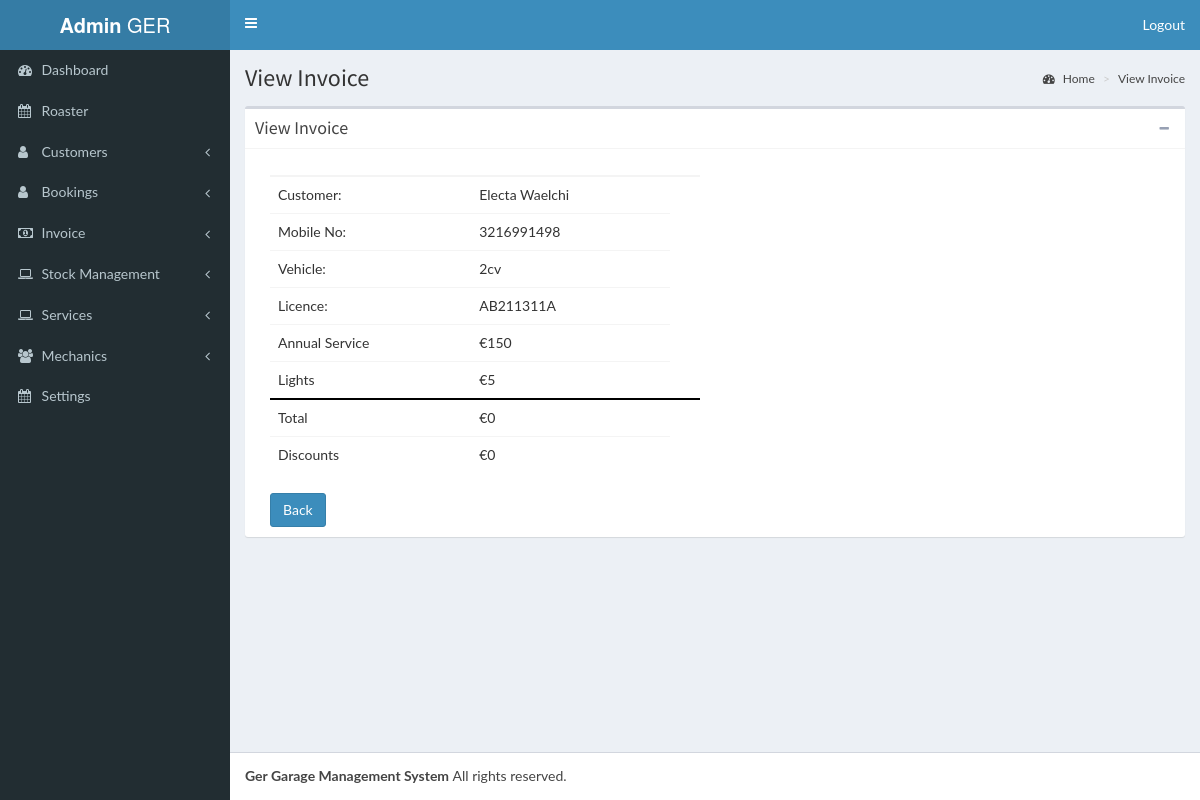
/admin/view-invoice.php?invoiceid=1 (signed in), run on the app's committed database.
### tables this page shows
CREATE TABLE `customer` (
  `customer_id` int(11) NOT NULL,
  `first_name` varchar(12) NOT NULL,
  `last_name` varchar(12) NOT NULL,
  `street` varchar(20) NOT NULL,
  `postal_code` varchar(100) NOT NULL,
  `state` varchar(100) NOT NULL,
  `city` varchar(100) NOT NULL,
  `country` varchar(100) NOT NULL,
  `email` varchar(30) NOT NULL,
  `phone` varchar(60) NOT NULL,
  `username` varchar(20) NOT NULL,
  `password` varchar(255) NOT NULL
);

CREATE TABLE `vehicle` (
  `vehicle_id` int(11) NOT NULL,
  `vehicle_name` varchar(20) NOT NULL,
  `license_no` varchar(100) NOT NULL,
  `engine_type` varchar(20) NOT NULL,
  `make` varchar(255) NOT NULL,
  `model_year` int(4) NOT NULL,
  `vehicle_type` varchar(20) NOT NULL,
  `customer_id_fk` int(11) NOT NULL
);

CREATE TABLE `service` (
  `service_id` int(11) NOT NULL,
  `name` varchar(30) NOT NULL,
  `cost` int(10) NOT NULL,
  `points` int(11) NOT NULL
);

CREATE TABLE `stock_item` (
  `stockitem_id` int(11) NOT NULL,
  `name` varchar(265) NOT NULL,
  `cost` int(10) NOT NULL,
  `quantity` int(10) NOT NULL
);

CREATE TABLE `invoice` (
  `invoice_id` int(11) NOT NULL,
  `cost` int(11) NOT NULL,
  `discounts` int(11) NOT NULL,
  `ordered_date` date NOT NULL,
  `modified_date` date NOT NULL,
  `booking_id_fk` int(11) NOT NULL
);

### admin/functions/config.php (called while the page is built)
<?php
$config = array(
    'name' => 'Ahmed Tehseen Malik',
    'email' => 'mahmedtehseen@gmail.com',
    'cms_name' =>"Ger Garage Management System",
    'cms_title' => 'Ger Garage',
    'db_host' => 'localhost',
    'db' => 'ger',
    'db_pass' => '',
    'db_user' => 'root',
    'bookings_per_day' => '12',
    'currency' => '$',
    'url' => 'http://192.168.64.2/ger/',
    'admin_url' => 'http://192.168.64.2/ger/admin/',
    );
?>

### admin/functions/functions.php (called while the page is built, shortened)
<?php
require_once('config.php');
$check = mysqli_connect($config['db_host'],$config['db_user'],$config['db_pass'],$config['db']);
function getoneInvoiceforModification($invoice_id){
	global $check;
	$invoice = mysqli_query($check,"SELECT customer.first_name,customer.last_name,customer.phone,service.name,service.cost as servicecost,vehicle.license_no,vehicle.vehicle_name,invoice.cost,invoice.discounts FROM booking JOIN customer ON booking.customer_id_fk = customer.customer_id JOIN vehicle ON booking.customer_id_fk = vehicle.customer_id_fk JOIN service ON booking.service_id_fk = service.service_id JOIN invoice ON invoice.booking_id_fk=booking.booking_id WHERE invoice.invoice_id='{$invoice_id}'");
	 return $invoice;
}
function getstockitemsforInvoice($invoice_id){
	global $check;
	$stockitems=mysqli_query($check,"SELECT stock_item.name,stock_item.cost  FROM stock_item JOIN invoice_stock ON invoice_stock.stock_item_fk = stock_item.stockitem_id WHERE invoice_stock.invoice_id_fk='$invoice_id'");
	 return $stockitems;
}
?>

### admin/view-invoice.php (the view, shortened to what this page needs)
<?php
require_once './functions/config.php' ;
require_once('./functions/functions.php');
$invoice_id=intval($_GET['invoiceid']);
$invoice=getoneInvoiceforModification($invoice_id);
if(mysqli_num_rows($invoice) > 0 ){
    while ($row = mysqli_fetch_array($invoice)) {
           $first_name = $row['first_name'];
           $last_name = $row['last_name'];
           $phone = $row['phone'] ;
           $vehicle_name = $row['vehicle_name'];
           $license_no = $row['license_no'];
           $name = $row['name'];
           $cost = $row['servicecost'];
           $totalcost=$row['cost'];
           $discount = $row['discounts'];
       }
   }
require_once('./template/common/header.php');
?>
  <div class="content-wrapper">
    <section class="content-header">
      <h1>
        View Invoice
      </h1>
      <ol class="breadcrumb">
        <li><a href="<?php echo $config['admin_url'] ?>"><i class="fa fa-dashboard"></i> Home</a></li>
        <li><a href="<?php echo $config['admin_url'] . 'view-invoice.php' ?> ">View Invoice</a></li>
      </ol>
    </section>
    <section class="content">
    	<div class="box">
        <div class="box-header with-border">
          <h3 class="box-title">View Invoice</h3>
          <div class="box-tools pull-right">
            <button type="button" class="btn btn-box-tool" data-widget="collapse" data-toggle="tooltip"
                    title="Collapse">
              <i class="fa fa-minus"></i></button>
          </div>
        </div>
        <div class="box-body">
            <div class="row">
                <div class="col-md-6">
                    <table class="table" id="invoicetable" name="invoicetable">
                        <thead>
                            <th></th>
                            <th></th>
                            <th></th>
                        </thead>
                        <tr>
                            <td>Customer:</td>
                            <td><?= $first_name.' '.$last_name  ?></td>
                        </tr>
                        <tr>
                            <td>Mobile No:</td>
                            <td><?=  $phone ?></td>
                        </tr>
                        <tr>
                            <td>Vehicle:</td>
                            <td><?=  $vehicle_name ?></td>
                        </tr>
                        <tr>
                            <td>Licence:</td>
                            <td><?= $license_no  ?></td>
                        </tr>
                        <tr>
                            <td><?= $name?></td>
                            <td><?='€'.$cost ?></td>
                        </tr>
                        <?php
                            $stockitems = getstockitemsforInvoice($invoice_id);
                            if(mysqli_num_rows($stockitems) > 0) {
                                while($row = mysqli_fetch_assoc($stockitems)){
                                ?>
                                <tr>
                                <td><?=$row['name']?></td>
                                <td><?='€'.$row['cost']?></td>
                                </tr>
                        <?php }  } ?>
                        <tr id="tottal" style="border-top:2px solid #000;">
                            <td>Total</td>
                            <td id="total" ><?='€'.$totalcost ?></td>
                        </tr>
                        <tr>
                            <td>Discounts</td>
                            <td><?='€'.$discount ?></td>
                        </tr>
                    </table>
                </div>
            </div>
            <div class="row">
            <div class="col-md-1 offset-4">
            <a href="invoice.php" class="btn btn-primary">Back</a>
            </div>
            </div>
        </div>
    </div>
    </section>
  </div>
  <?php
require_once('./template/common/footer.php');
?>
</body>
</html>

### data on the page
customer: first_name "Electa", last_name "Waelchi", phone "3216991498", vehicle.vehicle_name "2cv", vehicle.license_no "AB211311A", service.name "Annual Service", service.cost "150", invoice.cost "0", invoice.discounts "0"
stock_item: name "Lights", cost "5"

### other printed values
$config['cms_name'] "Ger Garage Management System"
